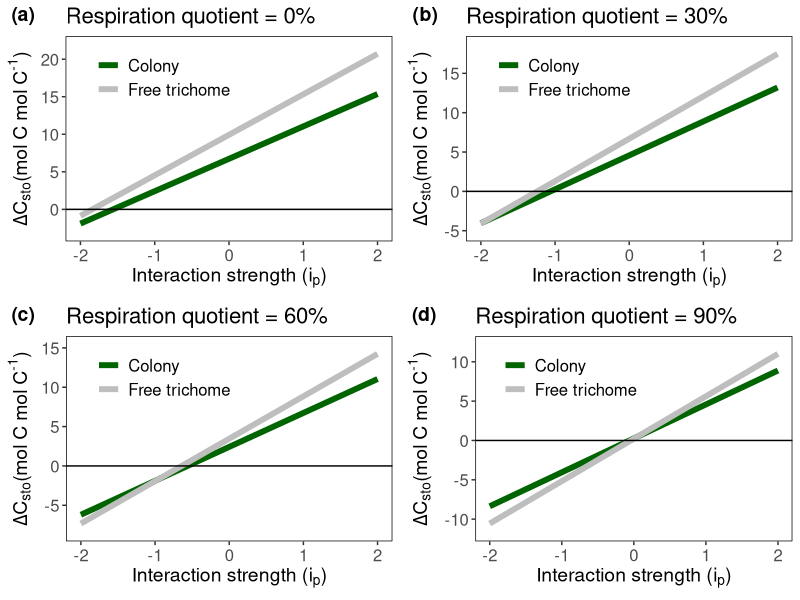

Recreate this plot in R.

require(tidyverse)
require(cowplot)

######CHANGING INTERACTIONS######

interaction.strength <- seq(-2,2, by = 0.01)
respiration.ratio <- 0
net.change.trichome <- vector()
net.change.colony <- vector()

for(r in 1:length(interaction.strength)){
  ######SINGLE TRICHOME
  
  carbon.fixation.rate <- 0.015
  nitrogen.fixation.rate  <- 0.0075
  respiration.rate <- respiration.ratio*carbon.fixation.rate
  interaction.rate <- interaction.strength[r]*(carbon.fixation.rate - nitrogen.fixation.rate)
  carbon.nitrogen.conversion <- 1
  n_to_c <- 0.159
  t <- 2:720
  start.carbon <- 100
  carbon.storage <- vector()
  carbon.storage[1] <- start.carbon
  
  i = 1
  
  carbon.storage[i] <- (carbon.fixation.rate  - respiration.rate - 
                          (nitrogen.fixation.rate*carbon.nitrogen.conversion*n_to_c)) + interaction.rate +
    start.carbon
  
  
  for(i in t){
    
    carbon.storage[i] <- (carbon.fixation.rate  - respiration.rate - 
                            (nitrogen.fixation.rate*carbon.nitrogen.conversion*n_to_c)) + interaction.rate + 
      carbon.storage[i-1]
    
  }
  
  net.change.trichome[r] <- carbon.storage[720] - carbon.storage[1]
  
  
  ######COLONY
  
  carbon.fixation.rate <- 0.010
  nitrogen.fixation.rate  <- 0.004
  respiration.rate <- respiration.ratio*carbon.fixation.rate
  interaction.rate <- interaction.strength[r]*(carbon.fixation.rate - nitrogen.fixation.rate)
  carbon.nitrogen.conversion <- 1
  n_to_c <- 0.159
  t <- 2:720
  start.carbon <- 100
  carbon.storage <- vector()
  carbon.storage[1] <- start.carbon
  
  i = 1
  
  carbon.storage[i] <- (carbon.fixation.rate  - respiration.rate - 
                          (nitrogen.fixation.rate*carbon.nitrogen.conversion*n_to_c)) + interaction.rate +
    start.carbon
  
  
  for(i in t){
    
    carbon.storage[i] <- (carbon.fixation.rate  - respiration.rate - 
                            (nitrogen.fixation.rate*carbon.nitrogen.conversion*n_to_c)) + interaction.rate + 
      carbon.storage[i-1]
    
  }
  
  net.change.colony[r] <-  carbon.storage[720] - carbon.storage[1]
  
}


# plot(interaction.strength, net.change.trichome, type = "l", main = "Free trichome vs Colonies", ylab = "Net Change in C Storage", xlab = "Interaction strength (proportion by which C-fixation is affected)")
# lines(interaction.strength, net.change.colony, col = "blue")

colony <- data.frame(interaction.strength, net.change.colony,"Colony")
trichome <- data.frame(interaction.strength, net.change.trichome,"Free trichome")
colnames(colony) <- c("Ratio","Change","Group")
colnames(trichome) <- c("Ratio","Change","Group")
plotdf <- rbind(colony,trichome)

plot1 <- ggplot(plotdf, aes(x = Ratio, y = Change, color = Group)) +
  geom_line(size = 2, linetype = "solid") +
  geom_hline(yintercept = 0) + 
  theme(panel.background = element_blank(),legend.background = element_blank(), legend.position = c(0.3,0.8), plot.title = element_text(size=16),
        legend.text = element_text(size=12), axis.text = element_text(size=12), axis.title = element_text(size=14),
        panel.border = element_rect(fill = NA, linetype = "solid"), legend.title = element_blank()) + 
  labs(title = "Respiration quotient = 0%",y = expression(paste(Delta,"C"["sto"], "(mol C" ," mol C"^"-1",")")), x = expression(paste("Interaction strength ","(i"["p"],")")))+
  scale_y_continuous(expand = c(0.1, 0.1)) + scale_colour_discrete(labels=c("Colony", "Free trichome"),type = c("darkgreen","grey"))



interaction.strength <- seq(-2,2, by = 0.01)
respiration.ratio <- 0.3
net.change.trichome <- vector()
net.change.colony <- vector()

for(r in 1:length(interaction.strength)){
  ######SINGLE TRICHOME
  
  carbon.fixation.rate <- 0.015
  nitrogen.fixation.rate  <- 0.0075
  respiration.rate <- respiration.ratio*carbon.fixation.rate
  interaction.rate <- interaction.strength[r]*(carbon.fixation.rate - nitrogen.fixation.rate)
  carbon.nitrogen.conversion <- 1
  n_to_c <- 0.159
  t <- 2:720
  start.carbon <- 100
  carbon.storage <- vector()
  carbon.storage[1] <- start.carbon
  
  i = 1
  
  carbon.storage[i] <- (carbon.fixation.rate  - respiration.rate - 
                          (nitrogen.fixation.rate*carbon.nitrogen.conversion*n_to_c)) + interaction.rate +
    start.carbon
  
  
  for(i in t){
    
    carbon.storage[i] <- (carbon.fixation.rate  - respiration.rate - 
                            (nitrogen.fixation.rate*carbon.nitrogen.conversion*n_to_c)) + interaction.rate + 
      carbon.storage[i-1]
    
  }
  
  net.change.trichome[r] <- carbon.storage[720] - carbon.storage[1]
  
  
  ######COLONY
  
  carbon.fixation.rate <- 0.010
  nitrogen.fixation.rate  <- 0.004
  respiration.rate <- respiration.ratio*carbon.fixation.rate
  interaction.rate <- interaction.strength[r]*(carbon.fixation.rate - nitrogen.fixation.rate)
  carbon.nitrogen.conversion <- 1
  n_to_c <- 0.159
  t <- 2:720
  start.carbon <- 100
  carbon.storage <- vector()
  carbon.storage[1] <- start.carbon
  
  i = 1
  
  carbon.storage[i] <- (carbon.fixation.rate  - respiration.rate - 
                          (nitrogen.fixation.rate*carbon.nitrogen.conversion*n_to_c)) + interaction.rate +
    start.carbon
  
  
  for(i in t){
    
    carbon.storage[i] <- (carbon.fixation.rate  - respiration.rate - 
                            (nitrogen.fixation.rate*carbon.nitrogen.conversion*n_to_c)) + interaction.rate + 
      carbon.storage[i-1]
    
  }
  
  net.change.colony[r] <-  carbon.storage[720] - carbon.storage[1]
  
}


# plot(interaction.strength, net.change.trichome, type = "l", main = "Free trichome vs Colonies", ylab = "Net Change in C Storage", xlab = "Interaction strength (proportion by which C-fixation is affected)")
# lines(interaction.strength, net.change.colony, col = "blue")

colony <- data.frame(interaction.strength, net.change.colony,"Colony")
trichome <- data.frame(interaction.strength, net.change.trichome,"Free trichome")
colnames(colony) <- c("Ratio","Change","Group")
colnames(trichome) <- c("Ratio","Change","Group")
plotdf <- rbind(colony,trichome)

plot2 <- ggplot(plotdf, aes(x = Ratio, y = Change, color = Group)) +
  geom_line(size = 2, linetype = "solid") +
  geom_hline(yintercept = 0) + 
  theme(panel.background = element_blank(),legend.background = element_blank(), legend.position = c(0.3,0.8), plot.title = element_text(size=16),
        legend.text = element_text(size=12), axis.text = element_text(size=12), axis.title = element_text(size=14),
        panel.border = element_rect(fill = NA, linetype = "solid"), legend.title = element_blank()) + 
  labs(title = "Respiration quotient = 30%",y = expression(paste(Delta,"C"["sto"], "(mol C" ," mol C"^"-1",")")), x = expression(paste("Interaction strength ","(i"["p"],")")))+
  scale_y_continuous(expand = c(0.1, 0.1)) + scale_colour_discrete(labels=c("Colony", "Free trichome"),type = c("darkgreen","grey"))


interaction.strength <- seq(-2,2, by = 0.01)
respiration.ratio <- 0.6
net.change.trichome <- vector()
net.change.colony <- vector()

for(r in 1:length(interaction.strength)){
  ######SINGLE TRICHOME
  
  carbon.fixation.rate <- 0.015
  nitrogen.fixation.rate  <- 0.0075
  respiration.rate <- respiration.ratio*carbon.fixation.rate
  interaction.rate <- interaction.strength[r]*(carbon.fixation.rate - nitrogen.fixation.rate)
  carbon.nitrogen.conversion <- 1
  n_to_c <- 0.159
  t <- 2:720
  start.carbon <- 100
  carbon.storage <- vector()
  carbon.storage[1] <- start.carbon
  
  i = 1
  
  carbon.storage[i] <- (carbon.fixation.rate  - respiration.rate - 
                          (nitrogen.fixation.rate*carbon.nitrogen.conversion*n_to_c)) + interaction.rate +
    start.carbon
  
  
  for(i in t){
    
    carbon.storage[i] <- (carbon.fixation.rate  - respiration.rate - 
                            (nitrogen.fixation.rate*carbon.nitrogen.conversion*n_to_c)) + interaction.rate + 
      carbon.storage[i-1]
    
  }
  
  net.change.trichome[r] <- carbon.storage[720] - carbon.storage[1]
  
  
  ######COLONY
  
  carbon.fixation.rate <- 0.010
  nitrogen.fixation.rate  <- 0.004
  respiration.rate <- respiration.ratio*carbon.fixation.rate
  interaction.rate <- interaction.strength[r]*(carbon.fixation.rate - nitrogen.fixation.rate)
  carbon.nitrogen.conversion <- 1
  n_to_c <- 0.159
  t <- 2:720
  start.carbon <- 100
  carbon.storage <- vector()
  carbon.storage[1] <- start.carbon
  
  i = 1
  
  carbon.storage[i] <- (carbon.fixation.rate  - respiration.rate - 
                          (nitrogen.fixation.rate*carbon.nitrogen.conversion*n_to_c)) + interaction.rate +
    start.carbon
  
  
  for(i in t){
    
    carbon.storage[i] <- (carbon.fixation.rate  - respiration.rate - 
                            (nitrogen.fixation.rate*carbon.nitrogen.conversion*n_to_c)) + interaction.rate + 
      carbon.storage[i-1]
    
  }
  
  net.change.colony[r] <-  carbon.storage[720] - carbon.storage[1]
  
}


# plot(interaction.strength, net.change.trichome, type = "l", main = "Free trichome vs Colonies", ylab = "Net Change in C Storage", xlab = "Interaction strength (proportion by which C-fixation is affected)")
# lines(interaction.strength, net.change.colony, col = "blue")

colony <- data.frame(interaction.strength, net.change.colony,"Colony")
trichome <- data.frame(interaction.strength, net.change.trichome,"Free trichome")
colnames(colony) <- c("Ratio","Change","Group")
colnames(trichome) <- c("Ratio","Change","Group")
plotdf <- rbind(colony,trichome)

plot3 <- ggplot(plotdf, aes(x = Ratio, y = Change, color = Group)) +
  geom_line(size = 2, linetype = "solid") +
  geom_hline(yintercept = 0) + 
  theme(panel.background = element_blank(),legend.background = element_blank(), legend.position = c(0.3,0.8), plot.title = element_text(size=16),
        legend.text = element_text(size=12), axis.text = element_text(size=12), axis.title = element_text(size=14),
        panel.border = element_rect(fill = NA, linetype = "solid"), legend.title = element_blank()) + 
  labs(title = "Respiration quotient = 60%",y = expression(paste(Delta,"C"["sto"], "(mol C" ," mol C"^"-1",")")), x = expression(paste("Interaction strength ","(i"["p"],")")))+
  scale_y_continuous(expand = c(0.1, 0.1)) + scale_colour_discrete(labels=c("Colony", "Free trichome"),type = c("darkgreen","grey"))


interaction.strength <- seq(-2,2, by = 0.01)
respiration.ratio <- 0.9
net.change.trichome <- vector()
net.change.colony <- vector()

for(r in 1:length(interaction.strength)){
  ######SINGLE TRICHOME
  
  carbon.fixation.rate <- 0.015
  nitrogen.fixation.rate  <- 0.0075
  respiration.rate <- respiration.ratio*carbon.fixation.rate
  interaction.rate <- interaction.strength[r]*(carbon.fixation.rate - nitrogen.fixation.rate)
  carbon.nitrogen.conversion <- 1
  n_to_c <- 0.159
  t <- 2:720
  start.carbon <- 100
  carbon.storage <- vector()
  carbon.storage[1] <- start.carbon
  
  i = 1
  
  carbon.storage[i] <- (carbon.fixation.rate  - respiration.rate - 
                          (nitrogen.fixation.rate*carbon.nitrogen.conversion*n_to_c)) + interaction.rate +
    start.carbon
  
  
  for(i in t){
    
    carbon.storage[i] <- (carbon.fixation.rate  - respiration.rate - 
                            (nitrogen.fixation.rate*carbon.nitrogen.conversion*n_to_c)) + interaction.rate + 
      carbon.storage[i-1]
    
  }
  
  net.change.trichome[r] <- carbon.storage[720] - carbon.storage[1]
  
  
  ######COLONY
  
  carbon.fixation.rate <- 0.010
  nitrogen.fixation.rate  <- 0.004
  respiration.rate <- respiration.ratio*carbon.fixation.rate
  interaction.rate <- interaction.strength[r]*(carbon.fixation.rate - nitrogen.fixation.rate)
  carbon.nitrogen.conversion <- 1
  n_to_c <- 0.159
  t <- 2:720
  start.carbon <- 100
  carbon.storage <- vector()
  carbon.storage[1] <- start.carbon
  
  i = 1
  
  carbon.storage[i] <- (carbon.fixation.rate  - respiration.rate - 
                          (nitrogen.fixation.rate*carbon.nitrogen.conversion*n_to_c)) + interaction.rate +
    start.carbon
  
  
  for(i in t){
    
    carbon.storage[i] <- (carbon.fixation.rate  - respiration.rate - 
                            (nitrogen.fixation.rate*carbon.nitrogen.conversion*n_to_c)) + interaction.rate + 
      carbon.storage[i-1]
    
  }
  
  net.change.colony[r] <-  carbon.storage[720] - carbon.storage[1]
  
}


# plot(interaction.strength, net.change.trichome, type = "l", main = "Free trichome vs Colonies", ylab = "Net Change in C Storage", xlab = "Interaction strength (proportion by which C-fixation is affected)")
# lines(interaction.strength, net.change.colony, col = "blue")

colony <- data.frame(interaction.strength, net.change.colony,"Colony")
trichome <- data.frame(interaction.strength, net.change.trichome,"Free trichome")
colnames(colony) <- c("Ratio","Change","Group")
colnames(trichome) <- c("Ratio","Change","Group")
plotdf <- rbind(colony,trichome)

plot4 <- ggplot(plotdf, aes(x = Ratio, y = Change, color = Group)) +
  geom_line(size = 2, linetype = "solid") +
  geom_hline(yintercept = 0) + 
  theme(panel.background = element_blank(),legend.background = element_blank(), legend.position = c(0.3,0.8), plot.title = element_text(size=16),
        legend.text = element_text(size=12), axis.text = element_text(size=12), axis.title = element_text(size=14),
        panel.border = element_rect(fill = NA, linetype = "solid"), legend.title = element_blank()) + 
  labs(title = "Respiration quotient = 90%",y = expression(paste(Delta,"C"["sto"], "(mol C" ," mol C"^"-1",")")), x = expression(paste("Interaction strength ","(i"["p"],")")))+
  scale_y_continuous(expand = c(0.1, 0.1)) + scale_colour_discrete(labels=c("Colony", "Free trichome"),type = c("darkgreen","grey"))


#####PLOT FIGURE 2#####
plot_grid(plot1,plot2,plot3,plot4, labels = c("(a)","(b)","(c)","(d)"), ncol = 2)
